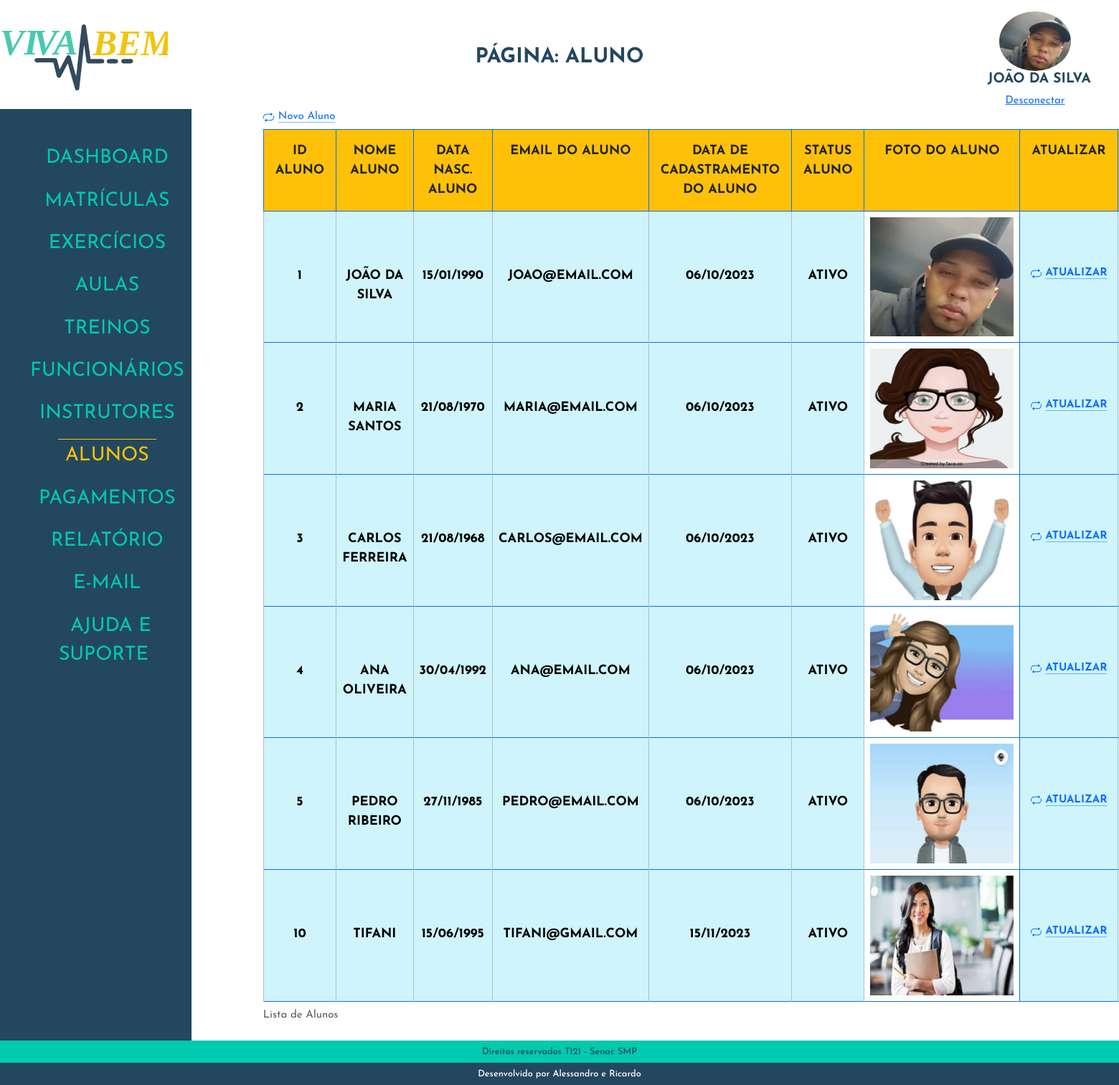
Screenshot of /admin/index.php?p=aluno (signed in) with the database file from the repository.
### tables this page shows
CREATE TABLE `tblalunos` (
  `idAluno` int(11) NOT NULL,
  `nomeAluno` varchar(50) NOT NULL,
  `dataNascAluno` date NOT NULL,
  `emailAluno` varchar(80) NOT NULL,
  `senhaAluno` varchar(20) NOT NULL,
  `dataCadAluno` date NOT NULL,
  `statusAluno` varchar(10) NOT NULL,
  `fotoAluno` varchar(100) NOT NULL
);

### admin/class/aluno.php (called while the page is built, shortened)
<?php
class AlunoClass
{
    public $idAluno;
    public function listar(){
        $sql = "SELECT * FROM tblalunos WHERE statusAluno = 'ATIVO' ORDER BY idAluno ASC";
        $conn = Conexao::LigarConexao();
        $resultado = $conn->query($sql);
        $lista = $resultado->fetchAll();
        return $lista;
    }
public function __construct($id = false)
{
    if ($id) {
        $this->idAluno = $id;
        $this->Carregar();
    }
}
public function Carregar()
{
    $query = "SELECT * FROM  tblalunos WHERE idAluno = " . $this->idAluno;
    $conn = Conexao::LigarConexao();
    $resultado = $conn->query($query);
    $lista = $resultado->fetchAll();
    foreach ($lista as $linha) {
        $this->nomeAluno = $linha['nomeAluno'];
        $this->fotoAluno = $linha['fotoAluno'];
    }
}
}

### admin/aluno/listar.php (the view, shortened to what this page needs)
<?php
require_once('class/aluno.php');
$aluno = new AlunoClass();
$lista = $aluno->listar();
?>
<div>
    <a class="icon-link icon-link-hover" style="--bs-icon-link-transform: translate3d(0, -.125rem, 0);" href="index.php?p=aluno&aluno=cadastrar">
        Novo Aluno
    </a>
</div>
<div class=" table-responsive">
    <table class="table table-bordered border-primary">
        <caption> Lista de Alunos</caption>
        <thead>
            <tr>
                <th class="p-3 mb-2 bg-warning text-dark">Id Aluno</th>
                <th class="p-3 mb-2 bg-warning text-dark">Nome Aluno</th>
                <th class="p-3 mb-2 bg-warning text-dark">Data Nasc. Aluno</th>
                <th class="p-3 mb-2 bg-warning text-dark">Email do Aluno</th>
                <th class="p-3 mb-2 bg-warning text-dark">Data de Cadastramento do Aluno</th>
                <th class="p-3 mb-2 bg-warning text-dark">Status Aluno</th>
                <th class="p-3 mb-2 bg-warning text-dark">Foto do Aluno</th>
                <th class="p-3 mb-2 bg-warning text-dark">Atualizar</th>
            </tr>
        </thead>
        <?php foreach ($lista as $linha) : ?>
            <tbody>
                <tr>
                    <td class="table-info"><?php echo $linha['idAluno'] ?></td>
                    <td class="table-info"><?php echo $linha['nomeAluno'] ?></td>
                    <td class="table-info"><?php echo date('d/m/Y', strtotime($linha['dataNascAluno'])) ?></td>
                    <td class="table-info"><?php echo $linha['emailAluno'] ?></td>
                    <td class="table-info"><?php echo date('d/m/Y', strtotime($linha['dataCadAluno'])) ?></td>
                    <td class="table-info"><?php echo $linha['statusAluno'] ?></td>
                    <td class="tamanhoFoto">
                        <a href="../img/<?php echo $linha['fotoAluno'] ?>" data-lightbox="<?php echo $linha['nomeAluno'] ?>" data-title="<?php echo $linha['nomeAluno'] ?>">
                            <img src="../img/<?php echo $linha['fotoAluno'] ?>" data-alt="<?php echo $linha['nomeAluno'] ?>">
                        </a>
                    </td>
                    <td class="table-info"> <a class="icon-link icon-link-hover" style="--bs-icon-link-transform: translate3d(0, -.125rem, 0);" href="index.php?p=aluno&aluno=atualizar&id=<?php echo $linha['idAluno'] ?>">
                            Atualizar
                        </a>
                    </td>
                </tr>
            <?php endforeach ?>
            </tbody>
    </table>
</div

### admin/index.php (shortened to what this page needs)
<?php
if (isset($_SESSION['idAluno'])) {
    $tipoUsuario = 'aluno';
} elseif (isset($_SESSION['idFuncionario'])) {
    $id = $_SESSION['idFuncionario'];
    $tipoUsuario = 'funcionario';
} else {
    header("location: http://localhost/Projeto-Academia-Viva-Bem-Senac/admin/loginAdmin.php");
    exit;
}
$pagina = @$_GET['p'];
require_once('class/aluno.php');
require_once('class/funcionario.php');
if ($tipoUsuario === 'aluno') {
    $aluno = new AlunoClass($id);
    $usuario = $aluno;
} elseif ($tipoUsuario === 'funcionario') {
    $funcionario = new FuncionarioClass($id);
    $usuario = $funcionario;
}
?>
<!DOCTYPE html>
<html lang="pt-BR">
<head>
    <link rel="stylesheet" href="./css/reset.css">
    <link href="path/to/lightbox.css" rel="stylesheet" />
    <link href="https://cdn.jsdelivr.net/npm/bootstrap@5.3.2/dist/css/bootstrap.min.css" rel="stylesheet">
    <link rel="stylesheet" href="./css/estilo.css">
</head>
<body>
    <header class="topo">
        <h1>
            <img src="./img/logoVivaBem.svg" alt="Logo Viva Bem">
        </h1>
        <?php
        if ($pagina == '') {
            echo '<h2>Dashboard</h2>';
        } else {
            echo ('<h2>Página: ' . $pagina . '</h2>');
        }
        ?>
         <div class="identUser">
            <img src="../img/<?php echo $usuario->fotoAluno ?? $usuario->fotoFuncionario; ?>" alt="User">
            <h2><?php echo $usuario->nomeAluno ?? $usuario->nomeFuncionario; ?></h2>
            <a href="desconectar.php">Desconectar</a>
        </div>
    </header>
    <main>
        <div class="menu">
            <nav>
                <ul>
                    <li><a href="index.php?p=dashboard" class="<?php echo (($pagina == 'dashboard') ||  (@$pagina == '')) ? 'menuAtivo' : ''; ?>"> Dashboard </a></li>
                    <li><a href="index.php?p=matriculas" class="<?php echo ($pagina == 'matriculas') ? 'menuAtivo' : ''; ?>"> Matrículas </a></li>
                    <li><a href="index.php?p=exercicios" class="<?php echo ($pagina == 'exercicios') ? 'menuAtivo' : ''; ?>"> Exercícios </a></li>
                    <li><a href="index.php?p=aulas" class="<?php echo ($pagina == 'aulas') ? 'menuAtivo' : ''; ?>"> Aulas </a></li>
                    <li><a href="index.php?p=treino" class="<?php echo ($pagina == 'treino') ? 'menuAtivo' : ''; ?>"> Treinos </a></li>
                    <li><a href="index.php?p=funcionarios" class="<?php echo ($pagina == 'funcionarios') ? 'menuAtivo' : ''; ?>"> Funcionários </a></li>
                    <li><a href="index.php?p=instrutores" class="<?php echo ($pagina == 'instrutores') ? 'menuAtivo' : ''; ?>"> Instrutores </a></li>
                    <li><a href="index.php?p=aluno" class="<?php echo ($pagina == 'aluno') ? 'menuAtivo' : ''; ?>"> Alunos </a></li>
                    <li><a href="index.php?p=pagamento" class="<?php echo ($pagina == 'pagamento') ? 'menuAtivo' : ''; ?>"> Pagamentos </a></li>
                    <li><a href="index.php?p=relatorio" class="<?php echo ($pagina == 'relatorio') ? 'menuAtivo' : ''; ?>"> Relatório </a></li>
                    <li><a href="index.php?p=contato" class="<?php echo ($pagina == 'contato') ? 'menuAtivo' : ''; ?>"> E-mail </a></li>
                    <li><a href="index.php?p=ajuda" class="<?php echo ($pagina == 'ajuda') ? 'menuAtivo' : ''; ?>"> Ajuda e Suporte </a></li>
                </ul>
            </nav>
        </div>
        <div class="box">
            <?php
            switch ($pagina) {
                case 'aluno':
                    require_once('aluno/aluno.php');
                    break;
            }
            ?>
        </div>
    </main>
    <footer class="rodape">
        <h2>Direitos reservados TI21 - Senac SMP</h2>
        <h2>Desenvolvido por Alessandro e Ricardo</h2>
    </footer>
</body>
</html>

### admin/css/estilo.css (style rules this page uses)
*, a, h1, h2, h3, h4 { font-family: 'Josefin Sans', sans-serif; font-size: 15px; }
body { display: flex; flex-direction: column; height: 100vh; width: 100%; }
.topo { display: flex; justify-content: space-between; margin-top: 1%; align-items: center; }
.topo h1 { text-align: center; width: 15%; }
.identUser { width: 100%; }
.identUser img { max-width: 100px; max-height: 90px; object-fit: cover; border-radius: 50%; }
.topo h2 { font-size: 1.8em; text-transform: uppercase; color: #23475f; font-weight: bold; }
.topo div { display: flex; flex-direction: column; align-items: center; width: 15%; }
.topo div img { width: 75%; }
.topo div h2 { margin-left: 5%; font-size: 1.2em; }
main { flex: 1; display: flex; }
.menu { background-color: #23475f; text-align: center; display: flex; }
.menu nav { margin-top: 15%; }
.menu nav ul li { padding: 4% 0; }
.menu nav ul li a { text-decoration: none; color: #00cab0; font-size: 1.8em; text-transform: uppercase; padding: 4% 10px; }
.menuAtivo { color: #ffc500 !important; border-top: solid 1px #ffc500; }
.box { margin: 0 100px; }
.rodape { text-align: center; }
.rodape h2 { font-size: .8em; margin-bottom: 0; }
.rodape h2:nth-child(1) { background: #00cab0; padding: .5% 0; color: #23475f; }
.rodape h2:nth-child(2) { background: #23475f; padding: .5% 0; color: #fff; }
.tamanhoFoto { width: 100%; }
.tamanhoFoto img { max-width: 200px; max-height: 200px; object-fit: cover; }
.table-info, .text-dark { font-size: 1.2em; text-align: center; font-weight: bold; text-transform: uppercase; }

### rows the page displays
tblalunos: fotoAluno (picture), nomeAluno "JOÃO DA SILVA", idAluno "1", dataNascAluno "15/01/1990", emailAluno "JOAO@EMAIL.COM", dataCadAluno "06/10/2023", statusAluno "ATIVO"
tblalunos: idAluno "2", nomeAluno "MARIA SANTOS", dataNascAluno "21/08/1970", emailAluno "MARIA@EMAIL.COM", dataCadAluno "06/10/2023", statusAluno "ATIVO", fotoAluno (picture)
tblalunos: idAluno "3", nomeAluno "CARLOS FERREIRA", dataNascAluno "21/08/1968", emailAluno "CARLOS@EMAIL.COM", dataCadAluno "06/10/2023", statusAluno "ATIVO", fotoAluno (picture)
tblalunos: idAluno "4", nomeAluno "ANA OLIVEIRA", dataNascAluno "30/04/1992", emailAluno "ANA@EMAIL.COM", dataCadAluno "06/10/2023", statusAluno "ATIVO", fotoAluno (picture)
tblalunos: idAluno "5", nomeAluno "PEDRO RIBEIRO", dataNascAluno "27/11/1985", emailAluno "PEDRO@EMAIL.COM", dataCadAluno "06/10/2023", statusAluno "ATIVO", fotoAluno (picture)
tblalunos: idAluno "10", nomeAluno "TIFANI", dataNascAluno "15/06/1995", emailAluno "TIFANI@GMAIL.COM", dataCadAluno "15/11/2023", statusAluno "ATIVO", fotoAluno (picture)

### other values shown
$pagina "ALUNO"
